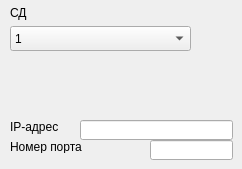
           <widget class="QWidget" name="SD_BL_IP_groupbox">
            <widget class="QLabel" name="CD_UdpAdress_label">
             <property name="geometry">
              <rect>
               <x>10</x>
               <y>120</y>
               <width>63</width>
               <height>14</height>
              </rect>
             </property>
             <property name="text">
              <string>IP-адрес </string>
             </property>
            </widget>
            <widget class="QLineEdit" name="CD_UdpAdress_lineEdit">
             <property name="geometry">
              <rect>
               <x>80</x>
               <y>120</y>
               <width>153</width>
               <height>20</height>
              </rect>
             </property>
             <property name="sizePolicy">
              <sizepolicy hsizetype="Fixed" vsizetype="Fixed">
               <horstretch>0</horstretch>
               <verstretch>0</verstretch>
              </sizepolicy>
             </property>
             <property name="minimumSize">
              <size>
               <width>153</width>
               <height>20</height>
              </size>
             </property>
             <property name="maximumSize">
              <size>
               <width>153</width>
               <height>20</height>
              </size>
             </property>
            </widget>
            <widget class="QLabel" name="CD_UpdPort_label">
             <property name="geometry">
              <rect>
               <x>10</x>
               <y>140</y>
               <width>96</width>
               <height>13</height>
              </rect>
             </property>
             <property name="text">
              <string>Номер порта </string>
             </property>
            </widget>
            <widget class="QLineEdit" name="CD_UpdPort_lineEdit">
             <property name="geometry">
              <rect>
               <x>150</x>
               <y>140</y>
               <width>83</width>
               <height>20</height>
              </rect>
             </property>
             <property name="sizePolicy">
              <sizepolicy hsizetype="Fixed" vsizetype="Fixed">
               <horstretch>0</horstretch>
               <verstretch>0</verstretch>
              </sizepolicy>
             </property>
             <property name="minimumSize">
              <size>
               <width>83</width>
               <height>20</height>
              </size>
             </property>
             <property name="maximumSize">
              <size>
               <width>83</width>
               <height>20</height>
              </size>
             </property>
            </widget>
            <widget class="QComboBox" name="SD_BL_IP_num_combobox">
             <property name="geometry">
              <rect>
               <x>10</x>
               <y>26</y>
               <width>181</width>
               <height>25</height>
              </rect>
             </property>
             <item>
              <property name="text">
               <string>1</string>
              </property>
             </item>
             <item>
              <property name="text">
               <string>2</string>
              </property>
             </item>
             <item>
              <property name="text">
               <string>3</string>
              </property>
             </item>
             <item>
              <property name="text">
               <string>4</string>
              </property>
             </item>
             <item>
              <property name="text">
               <string>5</string>
              </property>
             </item>
             <item>
              <property name="text">
               <string>6</string>
              </property>
             </item>
             <item>
              <property name="text">
               <string>7</string>
              </property>
             </item>
             <item>
              <property name="text">
               <string>8</string>
              </property>
             </item>
            </widget>
            <widget class="QLabel" name="label_65">
             <property name="geometry">
              <rect>
               <x>10</x>
               <y>0</y>
               <width>47</width>
               <height>25</height>
              </rect>
             </property>
             <property name="text">
              <string>СД</string>
             </property>
            </widget>
           </widget>
